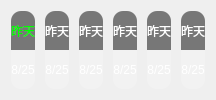
    <widget class="QWidget" name="widget_8" native="true">
     <layout class="QVBoxLayout" name="verticalLayout_8">
      <item>
       <layout class="QGridLayout" name="gridLayout_3">
        <property name="horizontalSpacing">
         <number>10</number>
        </property>
        <property name="verticalSpacing">
         <number>0</number>
        </property>
        <item row="0" column="4">
         <widget class="QLabel" name="label_36">
          <property name="styleSheet">
           <string notr="true">background-color: rgb(85, 255, 255);
font: 87 9pt &quot;Arial Black&quot;;
border-radius: 10px;
border-bottom-right-radius: 0px;
border-bottom-left-radius: 0px;
color: rgb(255, 255, 255);
background-color: rgba(255, 255, 255,50);
color: rgb(255, 255, 255);
background-color: rgba(0, 0, 0, 128);</string>
          </property>
          <property name="text">
           <string>昨天</string>
          </property>
          <property name="alignment">
           <set>Qt::AlignCenter</set>
          </property>
          <property name="margin">
           <number>0</number>
          </property>
         </widget>
        </item>
        <item row="1" column="0">
         <widget class="QLabel" name="label_28">
          <property name="styleSheet">
           <string notr="true">background-color: rgb(85, 255, 255);
border-radius: 10px;
border-top-right-radius: 0px;
border-top-left-radius: 0px;
color: rgb(255, 255, 255);
background-color: rgba(255, 255, 255,50);</string>
          </property>
          <property name="text">
           <string>8/25</string>
          </property>
          <property name="alignment">
           <set>Qt::AlignCenter</set>
          </property>
         </widget>
        </item>
        <item row="1" column="1">
         <widget class="QLabel" name="label_29">
          <property name="styleSheet">
           <string notr="true">background-color: rgb(85, 255, 255);
border-radius: 10px;
border-top-right-radius: 0px;
border-top-left-radius: 0px;
color: rgb(255, 255, 255);
background-color: rgba(255, 255, 255,50);</string>
          </property>
          <property name="text">
           <string>8/25</string>
          </property>
          <property name="alignment">
           <set>Qt::AlignCenter</set>
          </property>
         </widget>
        </item>
        <item row="0" column="2">
         <widget class="QLabel" name="label_32">
          <property name="styleSheet">
           <string notr="true">background-color: rgb(85, 255, 255);
font: 87 9pt &quot;Arial Black&quot;;
border-radius: 10px;
border-bottom-right-radius: 0px;
border-bottom-left-radius: 0px;
color: rgb(255, 255, 255);
background-color: rgba(255, 255, 255,50);
color: rgb(255, 255, 255);
background-color: rgba(0, 0, 0, 128);</string>
          </property>
          <property name="text">
           <string>昨天</string>
          </property>
          <property name="alignment">
           <set>Qt::AlignCenter</set>
          </property>
          <property name="margin">
           <number>0</number>
          </property>
         </widget>
        </item>
        <item row="0" column="0">
         <widget class="QLabel" name="label_27">
          <property name="styleSheet">
           <string notr="true">background-color: rgb(85, 255, 255);
font: 87 9pt &quot;Arial Black&quot;;
border-radius: 10px;
border-bottom-right-radius: 0px;
border-bottom-left-radius: 0px;
color: rgb(255, 255, 255);
background-color: rgba(255, 255, 255,50);
color: rgb(0, 255, 0);
background-color: rgba(0, 0, 0, 128);</string>
          </property>
          <property name="text">
           <string>昨天</string>
          </property>
          <property name="alignment">
           <set>Qt::AlignCenter</set>
          </property>
          <property name="margin">
           <number>0</number>
          </property>
         </widget>
        </item>
        <item row="1" column="3">
         <widget class="QLabel" name="label_33">
          <property name="styleSheet">
           <string notr="true">background-color: rgb(85, 255, 255);
border-radius: 10px;
border-top-right-radius: 0px;
border-top-left-radius: 0px;
color: rgb(255, 255, 255);
background-color: rgba(255, 255, 255,50);</string>
          </property>
          <property name="text">
           <string>8/25</string>
          </property>
          <property name="alignment">
           <set>Qt::AlignCenter</set>
          </property>
         </widget>
        </item>
        <item row="1" column="4">
         <widget class="QLabel" name="label_35">
          <property name="styleSheet">
           <string notr="true">background-color: rgb(85, 255, 255);
border-radius: 10px;
border-top-right-radius: 0px;
border-top-left-radius: 0px;
color: rgb(255, 255, 255);
background-color: rgba(255, 255, 255,50);</string>
          </property>
          <property name="text">
           <string>8/25</string>
          </property>
          <property name="alignment">
           <set>Qt::AlignCenter</set>
          </property>
         </widget>
        </item>
        <item row="0" column="5">
         <widget class="QLabel" name="label_38">
          <property name="styleSheet">
           <string notr="true">background-color: rgb(85, 255, 255);
font: 87 9pt &quot;Arial Black&quot;;
border-radius: 10px;
border-bottom-right-radius: 0px;
border-bottom-left-radius: 0px;
color: rgb(255, 255, 255);
background-color: rgba(255, 255, 255,50);
color: rgb(255, 255, 255);
background-color: rgba(0, 0, 0, 128);</string>
          </property>
          <property name="text">
           <string>昨天</string>
          </property>
          <property name="alignment">
           <set>Qt::AlignCenter</set>
          </property>
          <property name="margin">
           <number>0</number>
          </property>
         </widget>
        </item>
        <item row="0" column="1">
         <widget class="QLabel" name="label_30">
          <property name="styleSheet">
           <string notr="true">background-color: rgb(85, 255, 255);
font: 87 9pt &quot;Arial Black&quot;;
border-radius: 10px;
border-bottom-right-radius: 0px;
border-bottom-left-radius: 0px;
color: rgb(255, 255, 255);
background-color: rgba(255, 255, 255,50);
color: rgb(255, 255, 255);
background-color: rgba(0, 0, 0, 128);</string>
          </property>
          <property name="text">
           <string>昨天</string>
          </property>
          <property name="alignment">
           <set>Qt::AlignCenter</set>
          </property>
          <property name="margin">
           <number>0</number>
          </property>
         </widget>
        </item>
        <item row="1" column="5">
         <widget class="QLabel" name="label_37">
          <property name="styleSheet">
           <string notr="true">background-color: rgb(85, 255, 255);
border-radius: 10px;
border-top-right-radius: 0px;
border-top-left-radius: 0px;
color: rgb(255, 255, 255);
background-color: rgba(255, 255, 255,50);</string>
          </property>
          <property name="text">
           <string>8/25</string>
          </property>
          <property name="alignment">
           <set>Qt::AlignCenter</set>
          </property>
         </widget>
        </item>
        <item row="1" column="2">
         <widget class="QLabel" name="label_31">
          <property name="styleSheet">
           <string notr="true">background-color: rgb(85, 255, 255);
border-radius: 10px;
border-top-right-radius: 0px;
border-top-left-radius: 0px;
color: rgb(255, 255, 255);
background-color: rgba(255, 255, 255,50);</string>
          </property>
          <property name="text">
           <string>8/25</string>
          </property>
          <property name="alignment">
           <set>Qt::AlignCenter</set>
          </property>
         </widget>
        </item>
        <item row="0" column="3">
         <widget class="QLabel" name="label_34">
          <property name="font">
           <font>
            <family>Arial Black</family>
            <pointsize>9</pointsize>
            <weight>10</weight>
            <italic>false</italic>
            <bold>false</bold>
           </font>
          </property>
          <property name="styleSheet">
           <string notr="true">background-color: rgb(85, 255, 255);
font: 87 9pt &quot;Arial Black&quot;;
border-radius: 10px;
border-bottom-right-radius: 0px;
border-bottom-left-radius: 0px;
color: rgb(255, 255, 255);
background-color: rgba(255, 255, 255,50);
color: rgb(255, 255, 255);
background-color: rgba(0, 0, 0, 128);</string>
          </property>
          <property name="text">
           <string>昨天</string>
          </property>
          <property name="alignment">
           <set>Qt::AlignCenter</set>
          </property>
          <property name="margin">
           <number>0</number>
          </property>
         </widget>
        </item>
       </layout>
      </item>
     </layout>
    </widget>
